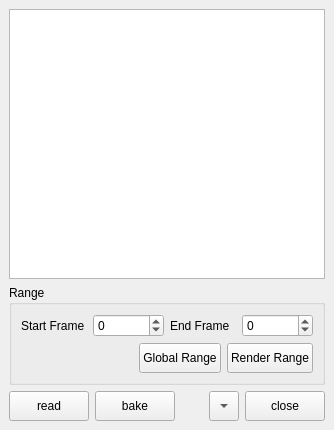
<?xml version="1.0" encoding="UTF-8"?>
<ui version="4.0">
 <class>MainWindow</class>
 <widget class="QMainWindow" name="MainWindow">
  <property name="geometry">
   <rect>
    <x>0</x>
    <y>0</y>
    <width>334</width>
    <height>430</height>
   </rect>
  </property>
  <property name="windowTitle">
   <string>MainWindow</string>
  </property>
  <widget class="QWidget" name="centralwidget">
   <layout class="QVBoxLayout" name="verticalLayout_2">
    <item>
     <widget class="QTreeView" name="treeView">
      <property name="editTriggers">
       <set>QAbstractItemView::NoEditTriggers</set>
      </property>
      <property name="selectionMode">
       <enum>QAbstractItemView::ExtendedSelection</enum>
      </property>
     </widget>
    </item>
    <item>
     <widget class="QGroupBox" name="groupBox">
      <property name="title">
       <string>Range</string>
      </property>
      <layout class="QVBoxLayout" name="verticalLayout">
       <item>
        <layout class="QHBoxLayout" name="horizontalLayout_2">
         <item>
          <widget class="QLabel" name="label">
           <property name="text">
            <string>Start Frame</string>
           </property>
          </widget>
         </item>
         <item>
          <widget class="QSpinBox" name="sfSpinBox">
           <property name="minimum">
            <number>-999999999</number>
           </property>
           <property name="maximum">
            <number>999999999</number>
           </property>
          </widget>
         </item>
         <item>
          <widget class="QLabel" name="label_2">
           <property name="text">
            <string>End Frame</string>
           </property>
          </widget>
         </item>
         <item>
          <widget class="QSpinBox" name="efSpinBox">
           <property name="minimum">
            <number>-999999999</number>
           </property>
           <property name="maximum">
            <number>999999999</number>
           </property>
          </widget>
         </item>
        </layout>
       </item>
       <item>
        <layout class="QHBoxLayout" name="horizontalLayout">
         <item>
          <spacer name="horizontalSpacer_2">
           <property name="orientation">
            <enum>Qt::Horizontal</enum>
           </property>
           <property name="sizeHint" stdset="0">
            <size>
             <width>40</width>
             <height>20</height>
            </size>
           </property>
          </spacer>
         </item>
         <item>
          <widget class="QPushButton" name="globalRangeButton">
           <property name="minimumSize">
            <size>
             <width>80</width>
             <height>30</height>
            </size>
           </property>
           <property name="text">
            <string>Global Range</string>
           </property>
          </widget>
         </item>
         <item>
          <widget class="QPushButton" name="renderRangeButton">
           <property name="minimumSize">
            <size>
             <width>80</width>
             <height>30</height>
            </size>
           </property>
           <property name="text">
            <string>Render Range</string>
           </property>
          </widget>
         </item>
        </layout>
       </item>
      </layout>
     </widget>
    </item>
    <item>
     <layout class="QHBoxLayout" name="horizontalLayout_4">
      <item>
       <widget class="QPushButton" name="readButton">
        <property name="minimumSize">
         <size>
          <width>80</width>
          <height>30</height>
         </size>
        </property>
        <property name="text">
         <string>read</string>
        </property>
       </widget>
      </item>
      <item>
       <widget class="QPushButton" name="bakeButton">
        <property name="minimumSize">
         <size>
          <width>80</width>
          <height>30</height>
         </size>
        </property>
        <property name="text">
         <string>bake</string>
        </property>
       </widget>
      </item>
      <item>
       <spacer name="horizontalSpacer">
        <property name="orientation">
         <enum>Qt::Horizontal</enum>
        </property>
        <property name="sizeHint" stdset="0">
         <size>
          <width>40</width>
          <height>20</height>
         </size>
        </property>
       </spacer>
      </item>
      <item>
       <widget class="QToolButton" name="minimizeButton">
        <property name="minimumSize">
         <size>
          <width>30</width>
          <height>30</height>
         </size>
        </property>
        <property name="toolTip">
         <string>最小化</string>
        </property>
        <property name="text">
         <string>...</string>
        </property>
        <property name="arrowType">
         <enum>Qt::DownArrow</enum>
        </property>
       </widget>
      </item>
      <item>
       <widget class="QPushButton" name="closeButton">
        <property name="minimumSize">
         <size>
          <width>80</width>
          <height>30</height>
         </size>
        </property>
        <property name="text">
         <string>close</string>
        </property>
       </widget>
      </item>
     </layout>
    </item>
   </layout>
  </widget>
 </widget>
 <resources/>
 <connections/>
</ui>
